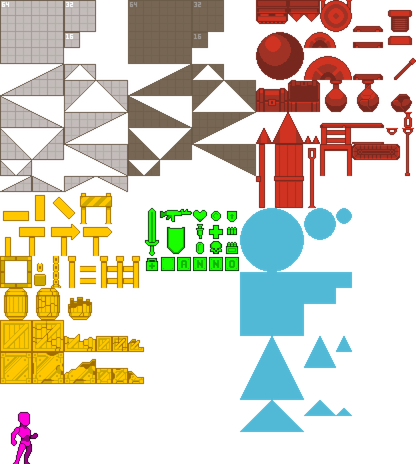
#> input picture bin/fantasySideScroller/MockUp/Tiles.png, 416 x 464 px, found by its file name
$ python build_mosswood_level.py
#> lines starting #> are read from the running program, lines starting #| are printed output that depends on the picture
"""Rebuild Mosswood Hollow and its tile-exact preview. Requires Pillow."""
import json
from pathlib import Path
from PIL import Image

ROOT = Path(__file__).resolve().parents[1] / 'bin/fantasySideScroller'
W, H = 60, 34
layers, sets, atlases = [], [], []

def tileset(name, image):
#> called with name = 'fantasyTiles', image = 'Assets/Tiles.png'
    im = Image.open(ROOT / image).convert('RGBA')
#> im is the input picture: PIL image 416x464 RGBA; mean R, G, B, A 62, 54.6, 39, 94
    first = 1 + sum(a[2] for a in atlases)
    cols, rows = im.width // 16, im.height // 16
#> cols = 26; rows = 29
    path = 'Assets/' + name + '.tsj'
    data = dict(columns=cols, image='../'+image, imagewidth=im.width, imageheight=im.height,
                margin=0, spacing=0, name=name, tilecount=cols*rows, tilewidth=16,
                tileheight=16, type='tileset', version='1.10', tiledversion='1.11.2')
    if name != 'fantasyTiles':
        (ROOT/path).write_text(json.dumps(data, indent=2)+'\n')
    sets.append(dict(firstgid=first, source=path))
    atlases.append((first, im, cols*rows, cols))
    return first, cols

F = tileset('fantasyTiles', 'Assets/Tiles.png')
#> F = (1, 26)
B = tileset('mosswoodDistantTrees', 'Trees/Background.png')
#> call 2 of tileset, with name = 'mosswoodDistantTrees', image = 'Trees/Background.png'
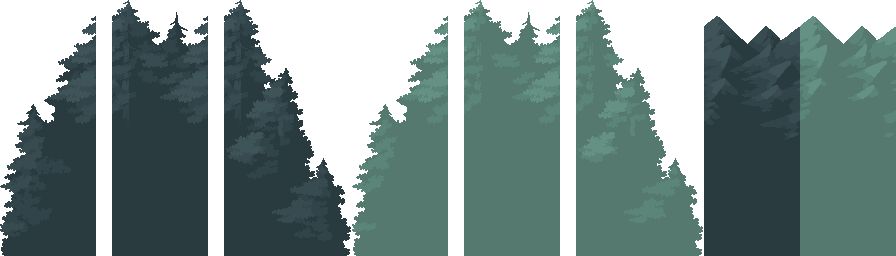
#> input picture bin/fantasySideScroller/Trees/Background.png, 896 x 256 px
#> in tileset, im is the input picture: PIL image 896x256 RGBA; mean R, G, B, A 47.4, 67.1, 65.1, 174
#> in tileset (call 2), `first = 1 + sum(a[2] for a in atlases)`: first = 755
#> B = (755, 56)
T = tileset('mosswoodGreenTrees', 'Trees/Green-Tree.png')
#> call 3 of tileset, with name = 'mosswoodGreenTrees', image = 'Trees/Green-Tree.png'
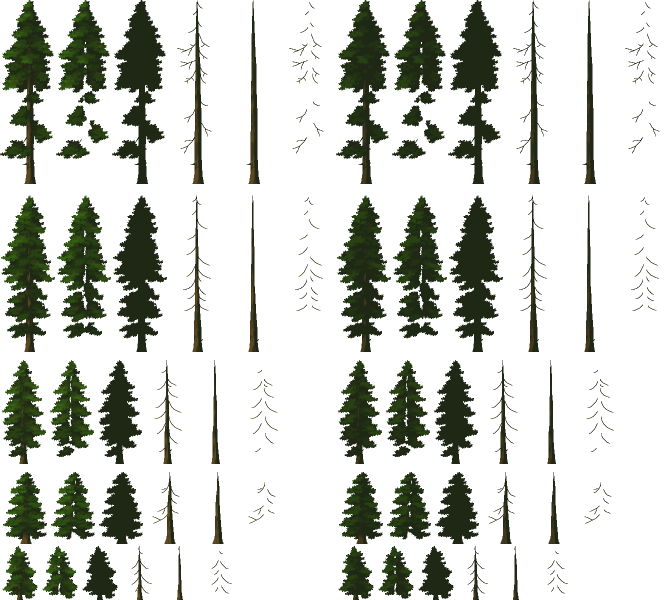
#> input picture bin/fantasySideScroller/Trees/Green-Tree.png, 1344 x 1200 px (shown at 1/2 size)
#> in tileset, im is the input picture: PIL image 1344x1200 RGBA; mean R, G, B, A 24.1, 25.3, 11.1, 58.6
#> in tileset (call 3), `first = 1 + sum(a[2] for a in atlases)`: first = 1651
#> T = (1651, 84)
S = tileset('mosswoodSky', 'Background/Background.png')
#> call 4 of tileset, with name = 'mosswoodSky', image = 'Background/Background.png'
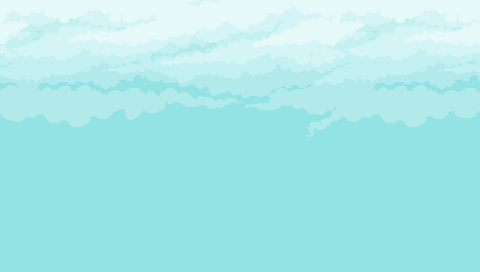
#> input picture bin/fantasySideScroller/Background/Background.png, 480 x 272 px
#> in tileset, im is the input picture: PIL image 480x272 RGBA; mean R, G, B, A 169.1, 232.7, 233.6, 255
#> in tileset (call 4), `first = 1 + sum(a[2] for a in atlases)`: first = 7951
#> S = (7951, 30)

def layer(name, mode='none'):
    l = dict(id=len(layers)+1, name=name, type='tilelayer', width=W, height=H,
             x=0, y=0, opacity=1, visible=True, data=[0]*(W*H),
             properties=[dict(name='collision_mode', type='string', value=mode)])
    layers.append(l)
    return l['data']

def put(a,x,y,g):
    if 0 <= x < W and 0 <= y < H: a[y*W+x]=g

def stamp(a, atlas, sx, sy, width, height, x, y):
    first, cols = atlas
    for dy in range(height):
        for dx in range(width): put(a,x+dx,y+dy,first+(sy+dy)*cols+sx+dx)

sky=layer('01 Sky')
for y in range(H):
    for x in range(W): put(sky,x,y,S[0]+min(y,16)*S[1]+x%30)
far=layer('02 Misty forest')
for x,y in [(-2,8),(20,5),(42,9)]: stamp(far,B,22,0,22,16,x,y)
near=layer('03 Deep forest')
for x,y in [(-9,15),(11,17),(33,18),(51,14)]: stamp(near,B,0,0,22,16,x,y)
trees=layer('04 Ancient pines')
for x,y in [(-3,-3),(10,5),(24,-1),(40,8),(51,-4)]: stamp(trees,T,0,0,7,23,x,y)
# Additional overlapping boughs and trunks use intact source atlas motifs.
for x,y in [(3,15),(19,18),(34,14),(47,18)]: stamp(trees,T,0,45,6,14,x,y)
terrain=layer('05 Moss and stone','solid')
def island(x,y,w,depth):
    for dx in range(w):
        put(terrain,x+dx,y,26 if dx==0 else 30 if dx==w-1 else 27+dx%3)
        for dy in range(1,depth):
            put(terrain,x+dx,y+dy,51 if dx==0 else 55 if dx==w-1 else [52,53,54,77,78,79][(dx+dy*3)%6])
        if y+depth<H:
            put(terrain,x+dx,y+depth,101 if dx==0 else 105 if dx==w-1 else 102+dx%3)
# Sheltered entrance, low bank, pond and climbing eastern bank.
for args in [(0,11,9,7),(0,28,12,6),(12,27,8,7),(20,28,7,6),
             (27,30,7,4),(34,32,7,2),(41,29,6,5),(47,26,6,8),(53,23,7,11),
             (12,20,6,2),(22,16,6,2),(34,12,7,2),(46,7,14,3),(0,0,3,9)]: island(*args)
bridge=layer('06 Wooden crossings','one_way')
for x,y,w in [(8,15,7),(18,23,6),(28,19,6),(39,16,7),(32,29,10)]:
    for dx in range(w): put(bridge,x+dx,y,131 if dx==0 else 133 if dx==w-1 else 132)
props=layer('07 Forest flowers and mushrooms')
for x,y,w in [(8,15,7),(18,23,6),(28,19,6),(39,16,7),(32,29,10)]:
    for dx in range(w): put(props,x+dx,y+1,156 if dx==0 else 158 if dx==w-1 else 157)
for x,y in [(2,11),(6,28),(15,27),(23,28),(43,29),(49,26),(55,23),(48,7),(57,7),(24,16)]:
    stamp(props,F,18,15,2,2,x,y-2)
for x,y in [(5,11),(2,28),(10,28),(18,27),(26,28),(45,29),(52,26),(58,23),(36,12),(54,7),(14,20)]:
    stamp(props,F,17,17,1,2,x,y-2)
for x,y in [(8,28),(19,27),(25,28),(42,29),(51,26),(56,23),(38,12)]: put(props,x,y-1,441)
for x,y in [(29,30),(32,30),(41,29)]: stamp(props,F,15,18,1,2,x,y-2)
stamp(props,F,12,6,2,3,30,6)
water=layer('08 Pond water')
for x in range(34,41):
    put(water,x,31,457+(x%4))
    for y in range(32,H): put(water,x,y,482+(x%4))
objects=dict(id=len(layers)+1,name='09 Player and destination',type='objectgroup',draworder='topdown',
             x=0,y=0,opacity=1,visible=True,objects=[
                 dict(id=1,name='Entrance',type='spawn',point=True,x=72,y=160,width=0,height=0,rotation=0,visible=True),
                 dict(id=2,name='Canopy overlook',type='destination',point=True,x=904,y=96,width=0,height=0,rotation=0,visible=True),
                 dict(id=3,name='Boar',type='boar',point=True,x=212,y=170,width=0,height=0,rotation=0,visible=True)])
layers.append(objects)
data=dict(compressionlevel=-1,width=W,height=H,infinite=False,nextlayerid=len(layers)+1,nextobjectid=4,
          orientation='orthogonal',renderorder='right-down',tilewidth=16,tileheight=16,type='map',version='1.10',
          tiledversion='1.11.2',tilesets=sets,layers=layers,
          properties=[dict(name='title',type='string',value='Mosswood Hollow')])
#> data = 16 items
(ROOT/'mosswood_hollow.tmj').write_text(json.dumps(data,indent=2)+'\n')
preview=Image.new('RGBA',(W*16,H*16),(198,237,237,255))
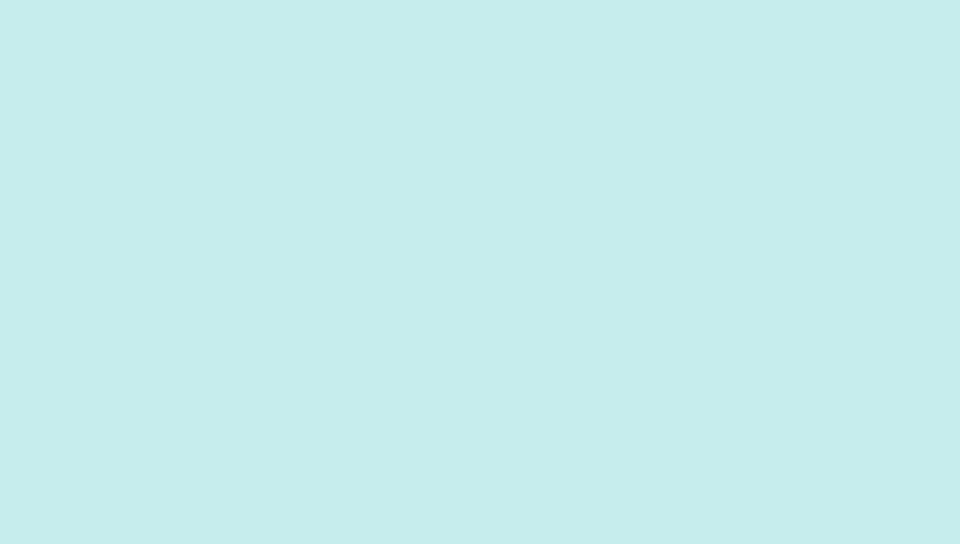
#> preview: PIL image 960x544 RGBA; mean R, G, B, A 198, 237, 237, 255
for l in layers:
    for i,gid in enumerate(l.get('data',[])):
        if not gid: continue
        first,im,count,cols=next(a for a in reversed(atlases) if gid>=a[0])
        n=gid-first
        assert 0<=n<count
        tile=im.crop((n%cols*16,n//cols*16,n%cols*16+16,n//cols*16+16))
        preview.alpha_composite(tile,(i%W*16,i//W*16))
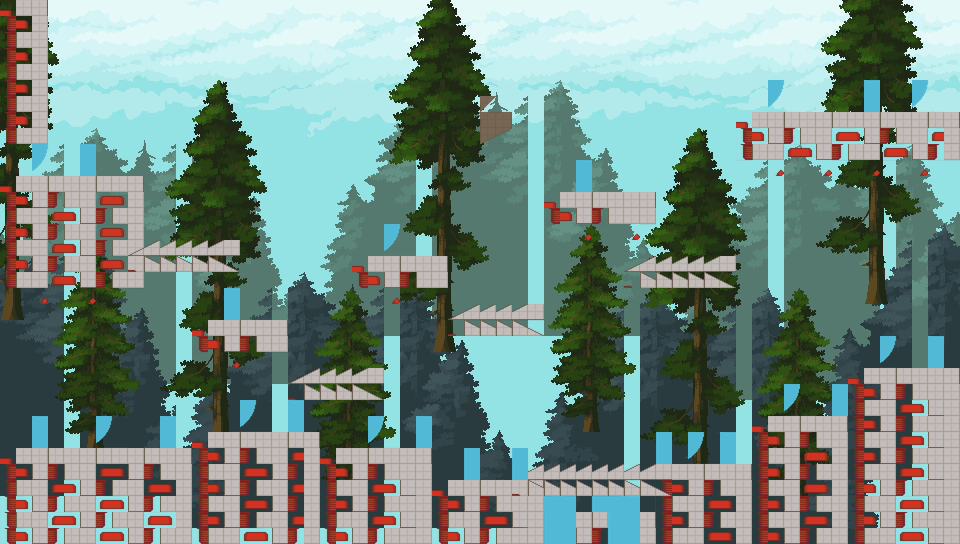
#> preview: PIL image 960x544 RGBA; mean R, G, B, A 120, 143.5, 135.9, 255
#> tile: PIL image 16x16 RGBA; every value is 0
preview.convert('RGB').resize((W*32,H*32),Image.Resampling.NEAREST).save(ROOT/'mosswood_hollow_preview.png')
print('Created Mosswood Hollow: 60 × 34 tiles; validated every tile ID and layer size.')
